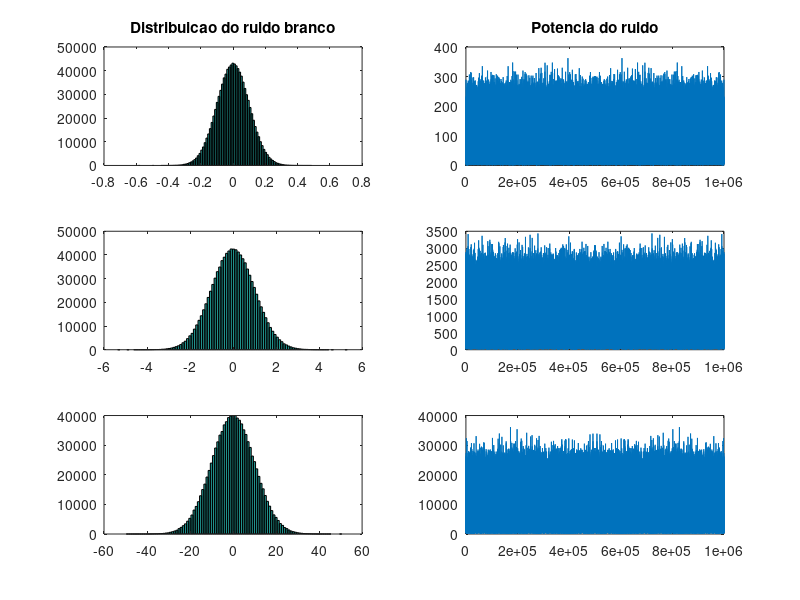

Source code (MATLAB): (Note: this script raises an error after producing the figure.)

% --- SISTEMAS DE COMUNICAÇÃO 1 ---
% AULA 4: Revisao de sinais e sistemas
% DIA 22/02/2018
% Jessica de Souza

clear all;
close all;

%criacao de ruido branco com variancias de 0.1, 1 e 10
%as variancias determinam a largura da gaussiana e a potencia do sinal

x1 = randn(1,1000000) * 0.1;  %se somar muda a media,desloca o sinal... multiplicar muda a variancia
x2 = randn(1,1000000) * 1;
x3 = randn(1,1000000) * 10;

X1 = fft(x1);
X2 = fft(x2);
X3 = fft(x3);

figure,
subplot(321),hist(x1,100);
title('Distribuicao do ruido branco');
subplot(322),plot(abs(X1));
title('Potencia do ruido');
subplot(323),hist(x2,100);
subplot(324),plot(abs(X2));
subplot(325),hist(x3,100);
subplot(326),plot(abs(X3));

%criando um sinal retangular e somando um ruido
var_s = 0.05;                     %variancia (potencia) do ruido no sinal
info = [0 1 1 0];                 %o sinal é um degrau
info_f = rectpulse(info,20);      %cria um rect com 20 amostras de cada valor
sig_r = info_f + var_s*randn(1,80); %soma ruido com sinal


figure,
subplot(211),plot(info_f);
axis([0 80 -1 2]);
title('Sinal limpo');
subplot(212),plot(sig_r);
axis([0 80 -1 2]);
title('Sinal + ruido');
